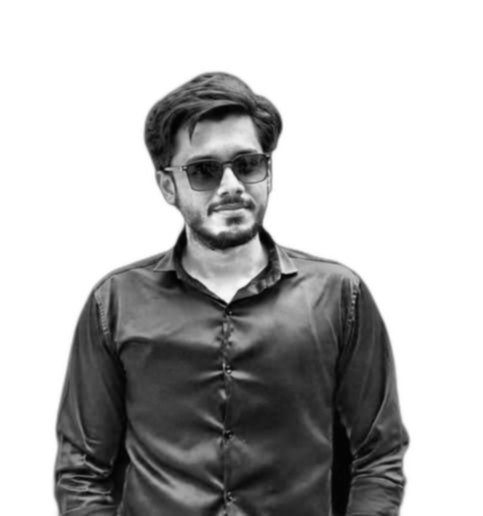
#> input picture scripts/source-prepped.png, 483 x 516 px
$ python make_ascii_svg.py
#> lines starting #> are read from the running program, lines starting #| are printed output that depends on the picture
### scripts/ascii_generator.py
from PIL import Image

RAMP = " .`:-=+*cs#%@"
WIDTH = 80


class AsciiGenerator:

    def __init__(self, image_path):
#> called with image_path = 'scripts/source-prepped.png'
        self.image = Image.open(image_path).convert("L")
#> self.image is the input picture: PIL image 483x516 L; min 2, max 255, mean 182.5

    def resize(self):
        w, h = self.image.size
        ratio = h / w
        new_height = int(WIDTH * ratio * 0.46)
        self.image = self.image.resize((WIDTH, new_height))

    def pixels_to_ascii(self):
        pixels = self.image.getdata()
        chars = ""
        for p in pixels:
            # 255 (bright background) -> index 0 (space)
            # 0 (dark subject) -> index len-1 (@)
            chars += RAMP[(255 - p) * (len(RAMP) - 1) // 255]
        return chars

    def generate(self):
        self.resize()
#> in resize, `self.image = self.image.resize((WIDTH, new_height))`:
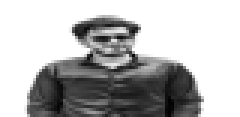
#> self.image: PIL image 80x39 L (shown 3 times larger); min 1, max 255, mean 182.4
        chars = self.pixels_to_ascii()
#> the loop in pixels_to_ascii, `for p in pixels:` made 3120 passes
#> chars on passes 1 to 3: ' ', '  ', '   '
        width = self.image.width
#> width = 80
        rows = []
        for i in range(0, len(chars), width):
            rows.append(chars[i:i+width])
#> this loop made 39 passes
#> i on passes 2 to 13: 80, 160, 240, 320, 400, 480, 560, 640, 720, 800, 880, 960
#> after the loop, rows = 39 items
        return rows


# [9 lines that do not run on import are left out]

### scripts/svg_builder.py
from animation import build_animation

BACKGROUND = "#0d1117"


class SVGBuilder:

    def __init__(self, rows):
        self.rows = rows
        # Fixed card size mirroring the side-by-side terminal look
        self.width = 414
        self.height = 390
        # Calibrate characters exactly to fill the terminal window body
        self.char_width = round((self.width - 30) / len(rows[0]), 4)
        self.line_height = round((self.height - 36 - 20) / len(rows), 4)

    def build(self):
        clips, texts, cursor = build_animation(
            self.rows,
            self.char_width,
            self.line_height,
            y_start=48
        )

        return f"""<svg xmlns="http://www.w3.org/2000/svg"
     width="{self.width}"
     height="{self.height}"
     viewBox="0 0 {self.width} {self.height}">

  <rect width="100%" height="100%" rx="10" fill="{BACKGROUND}" stroke="#30363d" stroke-width="1.5"/>

  <!-- Title Bar -->
  <g>
    <!-- Mac / Unix window controls -->
    <circle cx="20" cy="18" r="5" fill="#ff5f56" />
    <circle cx="35" cy="18" r="5" fill="#ffbd2e" />
    <circle cx="50" cy="18" r="5" fill="#27c93f" />
    <text x="{self.width // 2}" y="18" font-family="Consolas, monospace" font-size="11" fill="#8b949e" text-anchor="middle" dominant-baseline="middle">furqan@portrait:~</text>
    <line x1="0" y1="34" x2="{self.width}" y2="34" stroke="#21262d" stroke-width="1" />
  </g>

  <defs>
{clips}
  </defs>

{texts}

{cursor}

</svg>
"""

### scripts/animation.py
from xml.sax.saxutils import escape

TOTAL_DURATION = 4.0
CURSOR_COLOR = "#58a6ff"


from xml.sax.saxutils import escape

TOTAL_DURATION = 4.0
CURSOR_COLOR = "#58a6ff"


def build_animation(rows, char_width, line_height, y_start=48):
    total_rows = len(rows)
    row_dur = TOTAL_DURATION / total_rows
    font_size = round(char_width * 1.83, 2)

    clip_defs = []
    animated_rows = []
    cursor = []

    for i, row in enumerate(rows):
        begin_time = round(i * row_dur, 4)
        y = y_start + i * line_height
        width = len(row) * char_width

        clip_defs.append(f"""
<clipPath id="clip{i}">
    <rect x="15" y="{y - line_height + 1.5}" width="0" height="{line_height}">
        <animate attributeName="width" from="0" to="{width}" begin="{begin_time}s" dur="{row_dur:.4f}s" fill="freeze" />
    </rect>
</clipPath>
""")

        safe_row = escape(row)

        animated_rows.append(f"""
<text
x="15"
y="{y}"
clip-path="url(#clip{i})"
font-family="Consolas, monospace"
font-size="{font_size}"
xml:space="preserve"
fill="#c9d1d9">
{safe_row}
</text>
""")

        cursor.append(f"""
<rect
x="15"
y="{y - line_height + 1.5}"
width="6"
height="{line_height}"
fill="{CURSOR_COLOR}"
opacity="0">
    <animate attributeName="x" from="15" to="{15 + width}" begin="{begin_time}s" dur="{row_dur:.4f}s" fill="freeze" />
    <animate attributeName="opacity" values="0;1;1;0" keyTimes="0;0.01;0.99;1" begin="{begin_time}s" dur="{row_dur:.4f}s" fill="freeze" />
</rect>
""")

    if total_rows > 0:
        last_y = y_start + (total_rows - 1) * line_height
        last_width = len(rows[-1]) * char_width
        cursor.append(f"""
<rect
x="{15 + last_width}"
y="{last_y - line_height + 1.5}"
width="6"
height="{line_height}"
fill="{CURSOR_COLOR}"
opacity="0">
    <animate attributeName="opacity" values="0;1;0;1" keyTimes="0;0.5;0.51;1" begin="{TOTAL_DURATION}s" dur="0.8s" repeatCount="indefinite" />
</rect>
""")

    return (
        "\n".join(clip_defs),
        "\n".join(animated_rows),
        "\n".join(cursor)
    )

### scripts/make_ascii_svg.py
import os
from ascii_generator import AsciiGenerator
from svg_builder import SVGBuilder

current_dir = os.path.dirname(os.path.abspath(__file__))
image_path = os.path.join(current_dir, "source-prepped.png")

generator = AsciiGenerator(image_path)
rows = generator.generate()
#> rows = 39 items

builder = SVGBuilder(rows)
#> in __init__, `self.char_width = round((self.width - 30) / len(rows[0]), 4)`: self.char_width = 4.8
#> in __init__, `self.line_height = round((self.height - 36 - 20) / len(rows), 4)`: self.line_height = 8.56
svg = builder.build()
#> in build_animation, `total_rows = len(rows)`: total_rows = 39
#> in build_animation, `row_dur = TOTAL_DURATION / total_rows`: row_dur = 0.103
#> in build_animation, `font_size = round(char_width * 1.83, 2)`: font_size = 8.78
#> the loop in build_animation, `for i, row in enumerate(rows):` made 39 passes
#> (begin_time, y) on passes 1 to 12: (0, 48), (0.103, 56.56), (0.205, 65.13), (0.308, 73.69), (0.41, 82.26), (0.513, 90.82), (0.615, 99.38), (0.718, 107.9), (0.821, 116.5), (0.923, 125.1), (1.03, 133.6), (1.13, 142.2)
#> after the loop in build_animation, `for i, row in enumerate(rows):`: animated_rows = 39 items
#> in build_animation, `last_y = y_start + (total_rows - 1) * line_height`: last_y = 373.4
#> in build_animation, `last_width = len(rows[-1]) * char_width`: last_width = 384

output_path = os.path.join(os.path.dirname(current_dir), "avi-ascii.svg")

with open(output_path, "w", encoding="utf8") as f:
    f.write(svg)

print(f"avi-ascii.svg created at {output_path}!")
